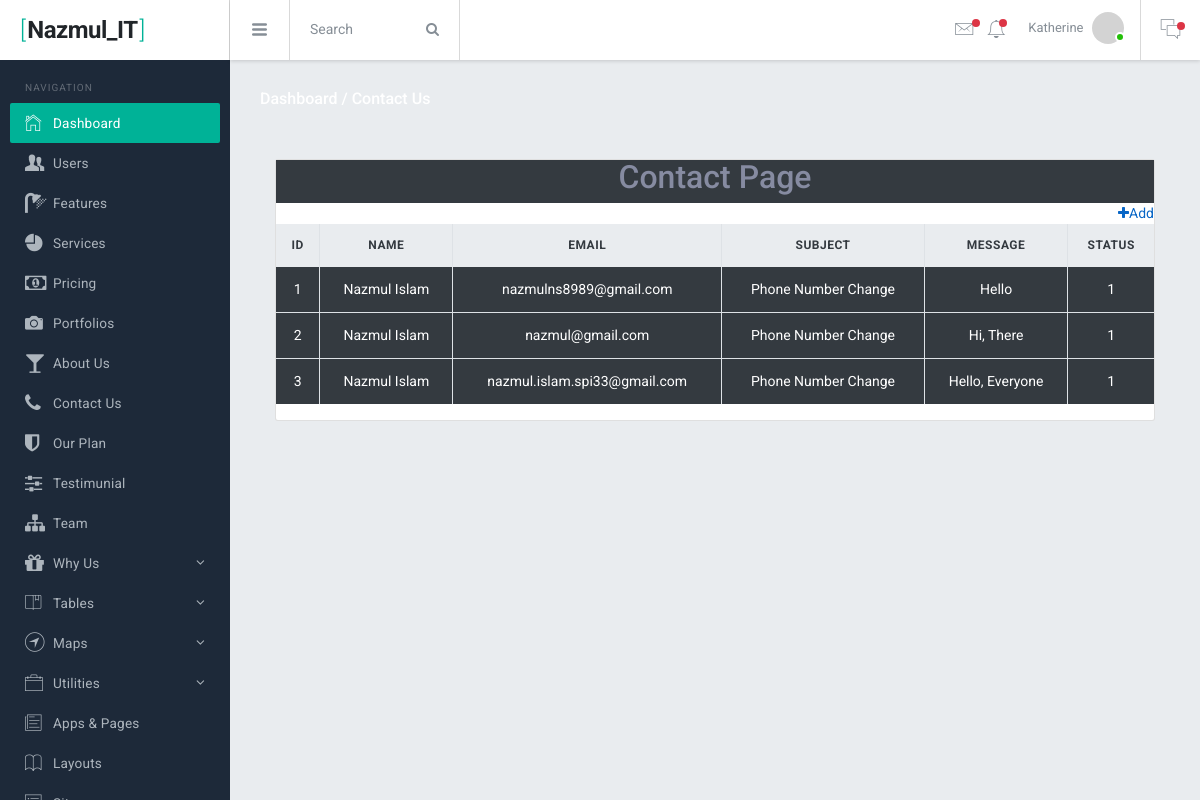
/Dashboard/contact.php (signed in), run on an earlier commit of the app's database.
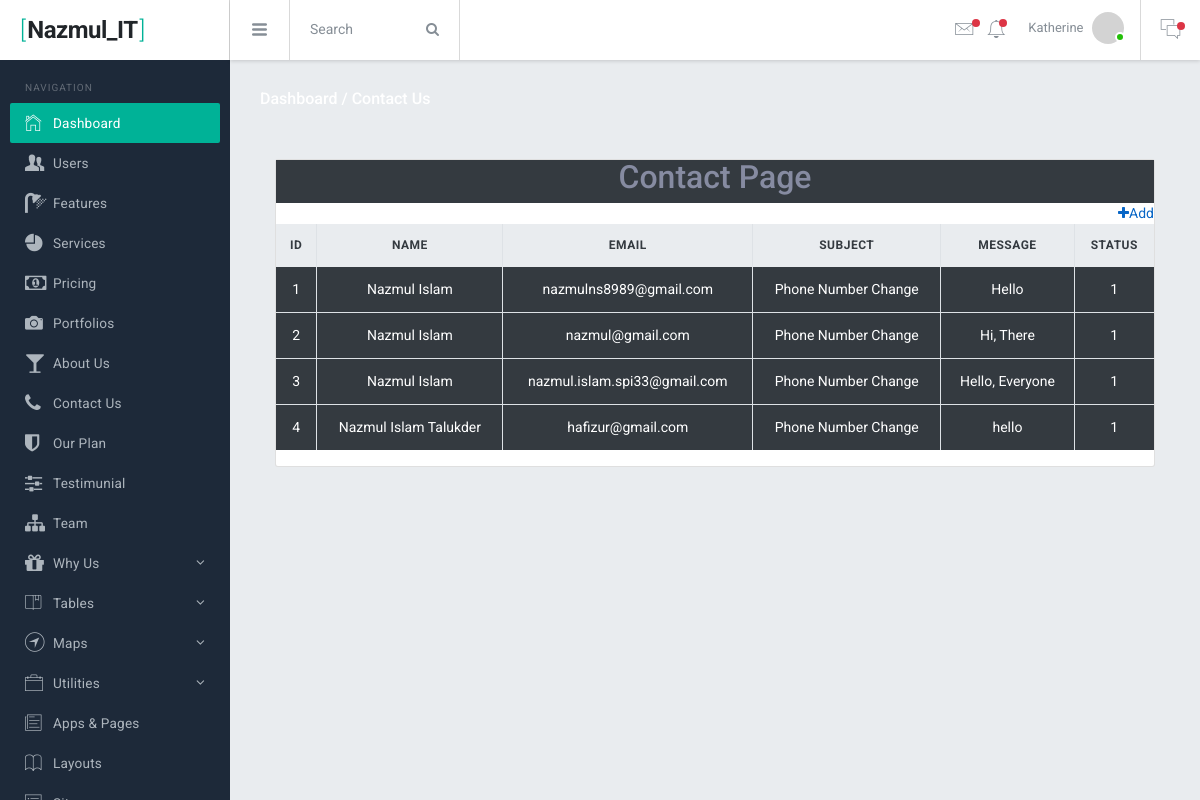
And on a later commit of the database.
### tables this page shows
CREATE TABLE `contact` (
  `id` tinyint(3) UNSIGNED NOT NULL,
  `name` varchar(255) NOT NULL,
  `email` varchar(255) NOT NULL,
  `subject` varchar(255) NOT NULL,
  `message` text NOT NULL,
  `status` tinyint(4) NOT NULL DEFAULT 1
);

### Dashboard/contact.php (the view)
<?php
  require_once'../db.php';
  $select="SELECT * FROM contact";
  $contact=mysqli_query($db, $select);
  include'include/header.php';
?>
<div class="br-mainpanel">
  <div class="pd-30">
    <h6 class="tx-gray-800 mg-b-5">
      <a class="tx-white" href="dashboard.php">Dashboard /</a>
      <a class="tx-white" href="#">Contact Us</a>
    </h6>
  </div>
  <div class="br-pagebody mg-t-5 pd-x-30">
    <div class="col-12 m-auto">
      <div class="card mt-sm-3">
        <table class="table table-bordered mt-30 text-center">
          <div class="text-center bg-dark">
            <h2>Contact Page</h2>
          </div>
            <a class="text-right" href="../contact.php"><i class="fa fa-plus"></i>Add</a>
          <thead class="thead-light">
            <tr>
              <th class="text-center">ID</th>
              <th class="text-center">Name</th>
              <th class="text-center">Email</th>
              <th class="text-center">Subject</th>
              <th class="text-center">Message</th>
              <th class="text-center">Status</th>
            </tr>
          </thead>
          <tbody class="tx-white">
            <?php
              foreach ($contact as $key => $value) {
                ?>
              <tr>
                <td class="bg-dark"><?php echo ++$key?></td>
                <td class="bg-dark"><?php echo $value['name'];?></td>
                <td class="bg-dark"><?php echo $value['email'];?></td>
                <td class="bg-dark"><?php echo $value['subject'];?></td>
                <td class="bg-dark"><?php echo $value['message'];?></td>
                <td class="bg-dark"><?php echo $value['status'];?></td>
              </tr>
              <?php
              }
            ?>
          </tbody>
        </table>
      </div>
    </div>
  </div>
</div>
<?php include'include/footer.php'?>

What changed in the data, as far as the page shows it:
added contact: name "Nazmul Islam Talukder", email "hafizur@gmail.com", subject "Phone Number Change", message "hello", status "1"
